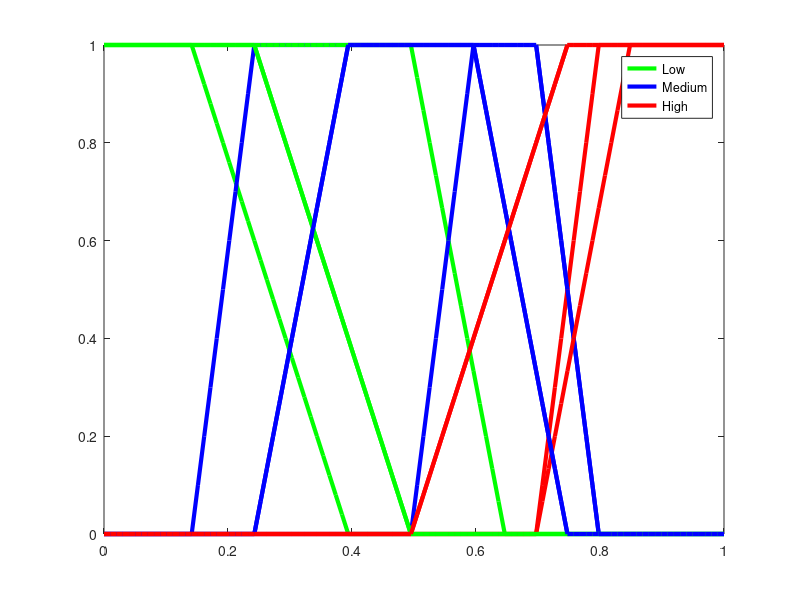

Recreate this plot in MATLAB.
%% Speed
clc;clear;

y1  = [0, 0, 15, 40];
md1 = [15, 25, 70, 80];
o1  = [70, 70, 80, 100];


y = zeros(100,1);
y(1:y1(3)) = 1;

m = (1/(y1(4)-y1(3)));

for i = y1(3)+1:y1(4)-1
    y(i) = y(i-1) - m;
end

o = zeros(100,1);
o(o1(3):o1(4)) = 1;

m = 1/(o1(3)-o1(2));

for i = o1(2)+1:o1(3)-1
    o(i) = o(i-1) + m;
end

md = zeros(100, 1);
md(md1(2):md1(3)) = 1;

m1 = 1/(md1(2)-md1(1));
m2 = 1/(md1(4)-md1(3));

for i = md1(1)+1:md1(2)-1
    md(i) = md(i-1) + m1;
end

for i = md1(3)+1:md1(4)-1
    md(i) = md(i-1) - m2;
end

x = linspace(0,1,100);

plot(x, y, '-g', 'LineWidth', 3);
hold on
plot(x, md, '-b', 'LineWidth', 3);
plot(x, o, '-r', 'LineWidth', 3);
legend('Low', 'Medium', 'High')


%% Help Robot

clc;clear;

y1  = [0, 0, 50, 65];
md1 = [50, 60, 70, 80];
o1  = [70, 70, 85, 100];


y = zeros(100,1);
y(1:y1(3)) = 1;

m = (1/(y1(4)-y1(3)));

for i = y1(3)+1:y1(4)-1
    y(i) = y(i-1) - m;
end

o = zeros(100,1);
o(o1(3):o1(4)) = 1;

m = 1/(o1(3)-o1(2));

for i = o1(2)+1:o1(3)-1
    o(i) = o(i-1) + m;
end

md = zeros(100, 1);
md(md1(2):md1(3)) = 1;

m1 = 1/(md1(2)-md1(1));
m2 = 1/(md1(4)-md1(3));

for i = md1(1)+1:md1(2)-1
    md(i) = md(i-1) + m1;
end

for i = md1(3)+1:md1(4)-1
    md(i) = md(i-1) - m2;
end

x = linspace(0,1,100);

plot(x, y, '-g', 'LineWidth', 3);
hold on
plot(x, md, '-b', 'LineWidth', 3);
plot(x, o, '-r', 'LineWidth', 3);
legend('Low', 'Medium', 'High')


%% Efficiency

clc;clear;

y1  = [0, 0, 25, 50];
o1  = [0, 50, 75, 100];
md1 = [25, 40, 60, 75];

y = zeros(100,1);
y(1:y1(3)) = 1;

m = (1/(y1(4)-y1(3)));

for i = y1(3)+1:y1(4)-1
    y(i) = y(i-1) - m;
end

o = zeros(100,1);
o(o1(3):o1(4)) = 1;

m = 1/(o1(3)-o1(2));

for i = o1(2)+1:o1(3)-1
    o(i) = o(i-1) + m;
end

md = zeros(100, 1);
md(md1(2):md1(3)) = 1;

m1 = 1/(md1(2)-md1(1));
m2 = 1/(md1(4)-md1(3));

for i = md1(1)+1:md1(2)-1
    md(i) = md(i-1) + m1;
end

for i = md1(3)+1:md1(4)-1
    md(i) = md(i-1) - m2;
end

x = linspace(0,1,100);

plot(x, y, '-g', 'LineWidth', 3);
hold on
plot(x, md, '-b', 'LineWidth', 3);
plot(x, o, '-r', 'LineWidth', 3);
legend('Low', 'Medium', 'High')

%% Score

clc;clear;

y1  = [0, 0, 25, 50];
o1  = [0, 50, 75, 100];
md1 = [25, 40, 60, 75];

y = zeros(100,1);
y(1:y1(3)) = 1;

m = (1/(y1(4)-y1(3)));

for i = y1(3)+1:y1(4)-1
    y(i) = y(i-1) - m;
end

o = zeros(100,1);
o(o1(3):o1(4)) = 1;

m = 1/(o1(3)-o1(2));

for i = o1(2)+1:o1(3)-1
    o(i) = o(i-1) + m;
end

md = zeros(100, 1);
md(md1(2):md1(3)) = 1;

m1 = 1/(md1(2)-md1(1));
m2 = 1/(md1(4)-md1(3));

for i = md1(1)+1:md1(2)-1
    md(i) = md(i-1) + m1;
end

for i = md1(3)+1:md1(4)-1
    md(i) = md(i-1) - m2;
end

x = linspace(0,1,100);

plot(x, y, '-g', 'LineWidth', 3);
hold on
plot(x, md, '-b', 'LineWidth', 3);
plot(x, o, '-r', 'LineWidth', 3);
legend('Low', 'Medium', 'High')

